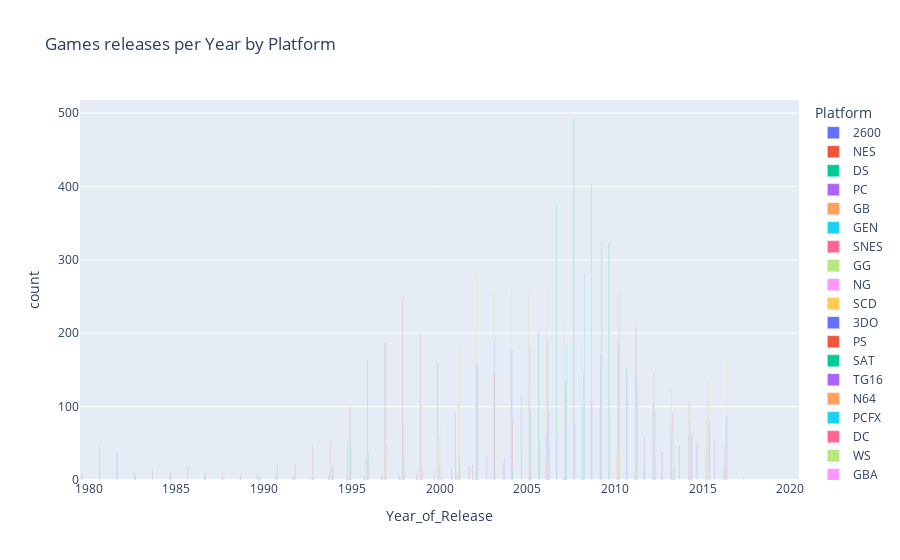

The cell this chart's notebook holds for it:
### Code cell
# Aggrego per Anno il numero di release per Piattaforma
agg_df = df.groupby(["Year_of_Release", "Platform"]).size().reset_index(name="count")

# Plot distribution
fig = px.bar(
    agg_df,
    x="Year_of_Release",
    y="count",
    color="Platform",
    barmode="group",
    title="Games releases per Year by Platform"
)

fig.show()

### Figure 1 — Plotly figure (JSON) as saved in the notebook; plotly's stock layout.template omitted (floating-point values rounded to 4 significant figures)
{"data": [{"alignmentgroup": "True", "hovertemplate": "Platform=2600<br>Year_of_Release=%{x}<br>count=%{y}<extra></extra>", "legendgroup": "2600", "marker": {"color": "#636efa", "pattern": {"shape": ""}}, "name": "2600", "offsetgroup": "2600", "orientation": "v", "showlegend": true, "textposition": "auto", "type": "bar", "x": [1980.0, 1981.0, 1982.0, 1983.0, 1984.0, 1985.0, 1986.0, 1987.0, 1988.0, 1989.0], "xaxis": "x", "y": [9, 46, 36, 11, 1, 1, 2, 6, 2, 2], "yaxis": "y"}, {"alignmentgroup": "True", "hovertemplate": "Platform=NES<br>Year_of_Release=%{x}<br>count=%{y}<extra></extra>", "legendgroup": "NES", "marker": {"color": "#EF553B", "pattern": {"shape": ""}}, "name": "NES", "offsetgroup": "NES", "orientation": "v", "showlegend": true, "textposition": "auto", "type": "bar", "x": [1983.0, 1984.0, 1985.0, 1986.0, 1987.0, 1988.0, 1989.0, 1990.0, 1991.0, 1992.0, 1993.0, 1994.0], "xaxis": "x", "y": [6, 13, 11, 19, 10, 11, 5, 8, 7, 3, 4, 1], "yaxis": "y"}, {"alignmentgroup": "True", "hovertemplate": "Platform=DS<br>Year_of_Release=%{x}<br>count=%{y}<extra></extra>", "legendgroup": "DS", "marker": {"color": "#00cc96", "pattern": {"shape": ""}}, "name": "DS", "offsetgroup": "DS", "orientation": "v", "showlegend": true, "textposition": "auto", "type": "bar", "x": [1985.0, 2004.0, 2005.0, 2006.0, 2007.0, 2008.0, 2009.0, 2010.0, 2011.0, 2012.0, 2013.0, 2020.0], "xaxis": "x", "y": [1, 23, 118, 201, 376, 492, 403, 323, 153, 23, 8, 1], "yaxis": "y"}, {"alignmentgroup": "True", "hovertemplate": "Platform=PC<br>Year_of_Release=%{x}<br>count=%{y}<extra></extra>", "legendgroup": "PC", "marker": {"color": "#ab63fa", "pattern": {"shape": ""}}, "name": "PC", "offsetgroup": "PC", "orientation": "v", "showlegend": true, "textposition": "auto", "type": "bar", "x": [1985.0, 1988.0, 1992.0, 1994.0, 1995.0, 1996.0, 1997.0, 1998.0, 1999.0, 2000.0, 2001.0, 2002.0, 2003.0, 2004.0, 2005.0, 2006.0, 2007.0, 2008.0, 2009.0, 2010.0, 2011.0, 2012.0, 2013.0, 2014.0, 2015.0, 2016.0], "xaxis": "x", "y": [1, 1, 5, 6, 2, 4, 6, 8, 7, 7, 15, 19, 33, 30, 37, 52, 62, 76, 107, 90, 139, 61, 38, 47, 50, 54], "yaxis": "y"}, {"alignmentgroup": "True", "hovertemplate": "Platform=GB<br>Year_of_Release=%{x}<br>count=%{y}<extra></extra>", "legendgroup": "GB", "marker": {"color": "#FFA15A", "pattern": {"shape": ""}}, "name": "GB", "offsetgroup": "GB", "orientation": "v", "showlegend": true, "textposition": "auto", "type": "bar", "x": [1988.0, 1989.0, 1990.0, 1991.0, 1992.0, 1994.0, 1995.0, 1996.0, 1997.0, 1998.0, 1999.0, 2000.0, 2001.0], "xaxis": "x", "y": [1, 10, 3, 9, 7, 3, 4, 6, 8, 8, 11, 17, 10], "yaxis": "y"}, {"alignmentgroup": "True", "hovertemplate": "Platform=GEN<br>Year_of_Release=%{x}<br>count=%{y}<extra></extra>", "legendgroup": "GEN", "marker": {"color": "#19d3f3", "pattern": {"shape": ""}}, "name": "GEN", "offsetgroup": "GEN", "orientation": "v", "showlegend": true, "textposition": "auto", "type": "bar", "x": [1990.0, 1991.0, 1992.0, 1993.0, 1994.0], "xaxis": "x", "y": [1, 1, 6, 9, 12], "yaxis": "y"}, {"alignmentgroup": "True", "hovertemplate": "Platform=SNES<br>Year_of_Release=%{x}<br>count=%{y}<extra></extra>", "legendgroup": "SNES", "marker": {"color": "#FF6692", "pattern": {"shape": ""}}, "name": "SNES", "offsetgroup": "SNES", "orientation": "v", "showlegend": true, "textposition": "auto", "type": "bar", "x": [1990.0, 1991.0, 1992.0, 1993.0, 1994.0, 1995.0, 1996.0, 1997.0, 1998.0, 1999.0], "xaxis": "x", "y": [4, 24, 21, 46, 53, 54, 30, 4, 2, 1], "yaxis": "y"}, {"alignmentgroup": "True", "hovertemplate": "Platform=GG<br>Year_of_Release=%{x}<br>count=%{y}<extra></extra>", "legendgroup": "GG", "marker": {"color": "#B6E880", "pattern": {"shape": ""}}, "name": "GG", "offsetgroup": "GG", "orientation": "v", "showlegend": true, "textposition": "auto", "type": "bar", "x": [1992.0], "xaxis": "x", "y": [1], "yaxis": "y"}, {"alignmentgroup": "True", "hovertemplate": "Platform=NG<br>Year_of_Release=%{x}<br>count=%{y}<extra></extra>", "legendgroup": "NG", "marker": {"color": "#FF97FF", "pattern": {"shape": ""}}, "name": "NG", "offsetgroup": "NG", "orientation": "v", "showlegend": true, "textposition": "auto", "type": "bar", "x": [1993.0, 1994.0, 1995.0, 1996.0], "xaxis": "x", "y": [2, 4, 4, 2], "yaxis": "y"}, {"alignmentgroup": "True", "hovertemplate": "Platform=SCD<br>Year_of_Release=%{x}<br>count=%{y}<extra></extra>", "legendgroup": "SCD", "marker": {"color": "#FECB52", "pattern": {"shape": ""}}, "name": "SCD", "offsetgroup": "SCD", "orientation": "v", "showlegend": true, "textposition": "auto", "type": "bar", "x": [1993.0, 1994.0], "xaxis": "x", "y": [1, 5], "yaxis": "y"}, {"alignmentgroup": "True", "hovertemplate": "Platform=3DO<br>Year_of_Release=%{x}<br>count=%{y}<extra></extra>", "legendgroup": "3DO", "marker": {"color": "#636efa", "pattern": {"shape": ""}}, "name": "3DO", "offsetgroup": "3DO", "orientation": "v", "showlegend": true, "textposition": "auto", "type": "bar", "x": [1994.0, 1995.0], "xaxis": "x", "y": [1, 2], "yaxis": "y"}, {"alignmentgroup": "True", "hovertemplate": "Platform=PS<br>Year_of_Release=%{x}<br>count=%{y}<extra></extra>", "legendgroup": "PS", "marker": {"color": "#EF553B", "pattern": {"shape": ""}}, "name": "PS", "offsetgroup": "PS", "orientation": "v", "showlegend": true, "textposition": "auto", "type": "bar", "x": [1994.0, 1995.0, 1996.0, 1997.0, 1998.0, 1999.0, 2000.0, 2001.0, 2002.0, 2003.0], "xaxis": "x", "y": [17, 99, 164, 188, 248, 200, 160, 91, 20, 3], "yaxis": "y"}, {"alignmentgroup": "True", "hovertemplate": "Platform=SAT<br>Year_of_Release=%{x}<br>count=%{y}<extra></extra>", "legendgroup": "SAT", "marker": {"color": "#00cc96", "pattern": {"shape": ""}}, "name": "SAT", "offsetgroup": "SAT", "orientation": "v", "showlegend": true, "textposition": "auto", "type": "bar", "x": [1994.0, 1995.0, 1996.0, 1997.0, 1998.0, 1999.0], "xaxis": "x", "y": [19, 52, 38, 34, 29, 1], "yaxis": "y"}, {"alignmentgroup": "True", "hovertemplate": "Platform=TG16<br>Year_of_Release=%{x}<br>count=%{y}<extra></extra>", "legendgroup": "TG16", "marker": {"color": "#ab63fa", "pattern": {"shape": ""}}, "name": "TG16", "offsetgroup": "TG16", "orientation": "v", "showlegend": true, "textposition": "auto", "type": "bar", "x": [1995.0], "xaxis": "x", "y": [2], "yaxis": "y"}, {"alignmentgroup": "True", "hovertemplate": "Platform=N64<br>Year_of_Release=%{x}<br>count=%{y}<extra></extra>", "legendgroup": "N64", "marker": {"color": "#FFA15A", "pattern": {"shape": ""}}, "name": "N64", "offsetgroup": "N64", "orientation": "v", "showlegend": true, "textposition": "auto", "type": "bar", "x": [1996.0, 1997.0, 1998.0, 1999.0, 2000.0, 2001.0, 2002.0], "xaxis": "x", "y": [18, 49, 77, 102, 60, 9, 1], "yaxis": "y"}, {"alignmentgroup": "True", "hovertemplate": "Platform=PCFX<br>Year_of_Release=%{x}<br>count=%{y}<extra></extra>", "legendgroup": "PCFX", "marker": {"color": "#19d3f3", "pattern": {"shape": ""}}, "name": "PCFX", "offsetgroup": "PCFX", "orientation": "v", "showlegend": true, "textposition": "auto", "type": "bar", "x": [1996.0], "xaxis": "x", "y": [1], "yaxis": "y"}, {"alignmentgroup": "True", "hovertemplate": "Platform=DC<br>Year_of_Release=%{x}<br>count=%{y}<extra></extra>", "legendgroup": "DC", "marker": {"color": "#FF6692", "pattern": {"shape": ""}}, "name": "DC", "offsetgroup": "DC", "orientation": "v", "showlegend": true, "textposition": "auto", "type": "bar", "x": [1998.0, 1999.0, 2000.0, 2001.0, 2002.0, 2007.0, 2008.0], "xaxis": "x", "y": [7, 14, 20, 8, 1, 1, 1], "yaxis": "y"}, {"alignmentgroup": "True", "hovertemplate": "Platform=WS<br>Year_of_Release=%{x}<br>count=%{y}<extra></extra>", "legendgroup": "WS", "marker": {"color": "#B6E880", "pattern": {"shape": ""}}, "name": "WS", "offsetgroup": "WS", "orientation": "v", "showlegend": true, "textposition": "auto", "type": "bar", "x": [1999.0, 2000.0, 2001.0], "xaxis": "x", "y": [2, 2, 2], "yaxis": "y"}, {"alignmentgroup": "True", "hovertemplate": "Platform=GBA<br>Year_of_Release=%{x}<br>count=%{y}<extra></extra>", "legendgroup": "GBA", "marker": {"color": "#FF97FF", "pattern": {"shape": ""}}, "name": "GBA", "offsetgroup": "GBA", "orientation": "v", "showlegend": true, "textposition": "auto", "type": "bar", "x": [2000.0, 2001.0, 2002.0, 2003.0, 2004.0, 2005.0, 2006.0, 2007.0], "xaxis": "x", "y": [1, 107, 198, 150, 175, 135, 39, 6], "yaxis": "y"}, {"alignmentgroup": "True", "hovertemplate": "Platform=PS2<br>Year_of_Release=%{x}<br>count=%{y}<extra></extra>", "legendgroup": "PS2", "marker": {"color": "#FECB52", "pattern": {"shape": ""}}, "name": "PS2", "offsetgroup": "PS2", "orientation": "v", "showlegend": true, "textposition": "auto", "type": "bar", "x": [2000.0, 2001.0, 2002.0, 2003.0, 2004.0, 2005.0, 2006.0, 2007.0, 2008.0, 2009.0, 2010.0, 2011.0], "xaxis": "x", "y": [82, 185, 280, 256, 259, 260, 259, 214, 191, 96, 38, 7], "yaxis": "y"}, {"alignmentgroup": "True", "hovertemplate": "Platform=XB<br>Year_of_Release=%{x}<br>count=%{y}<extra></extra>", "legendgroup": "XB", "marker": {"color": "#636efa", "pattern": {"shape": ""}}, "name": "XB", "offsetgroup": "XB", "orientation": "v", "showlegend": true, "textposition": "auto", "type": "bar", "x": [2000.0, 2001.0, 2002.0, 2003.0, 2004.0, 2005.0, 2006.0, 2007.0, 2008.0], "xaxis": "x", "y": [1, 33, 158, 189, 177, 179, 62, 3, 1], "yaxis": "y"}, {"alignmentgroup": "True", "hovertemplate": "Platform=GC<br>Year_of_Release=%{x}<br>count=%{y}<extra></extra>", "legendgroup": "GC", "marker": {"color": "#EF553B", "pattern": {"shape": ""}}, "name": "GC", "offsetgroup": "GC", "orientation": "v", "showlegend": true, "textposition": "auto", "type": "bar", "x": [2001.0, 2002.0, 2003.0, 2004.0, 2005.0, 2006.0, 2007.0], "xaxis": "x", "y": [22, 152, 144, 83, 97, 40, 4], "yaxis": "y"}, {"alignmentgroup": "True", "hovertemplate": "Platform=PSP<br>Year_of_Release=%{x}<br>count=%{y}<extra></extra>", "legendgroup": "PSP", "marker": {"color": "#00cc96", "pattern": {"shape": ""}}, "name": "PSP", "offsetgroup": "PSP", "orientation": "v", "showlegend": true, "textposition": "auto", "type": "bar", "x": [2004.0, 2005.0, 2006.0, 2007.0, 2008.0, 2009.0, 2010.0, 2011.0, 2012.0, 2013.0, 2014.0, 2015.0], "xaxis": "x", "y": [15, 95, 189, 133, 100, 161, 188, 139, 106, 54, 10, 3], "yaxis": "y"}, {"alignmentgroup": "True", "hovertemplate": "Platform=X360<br>Year_of_Release=%{x}<br>count=%{y}<extra></extra>", "legendgroup": "X360", "marker": {"color": "#ab63fa", "pattern": {"shape": ""}}, "name": "X360", "offsetgroup": "X360", "orientation": "v", "showlegend": true, "textposition": "auto", "type": "bar", "x": [2005.0, 2006.0, 2007.0, 2008.0, 2009.0, 2010.0, 2011.0, 2012.0, 2013.0, 2014.0, 2015.0, 2016.0], "xaxis": "x", "y": [18, 93, 123, 146, 172, 182, 206, 106, 75, 63, 35, 13], "yaxis": "y"}, {"alignmentgroup": "True", "hovertemplate": "Platform=PS3<br>Year_of_Release=%{x}<br>count=%{y}<extra></extra>", "legendgroup": "PS3", "marker": {"color": "#FFA15A", "pattern": {"shape": ""}}, "name": "PS3", "offsetgroup": "PS3", "orientation": "v", "showlegend": true, "textposition": "auto", "type": "bar", "x": [2006.0, 2007.0, 2008.0, 2009.0, 2010.0, 2011.0, 2012.0, 2013.0, 2014.0, 2015.0, 2016.0], "xaxis": "x", "y": [27, 90, 138, 162, 181, 215, 148, 126, 108, 73, 38], "yaxis": "y"}, {"alignmentgroup": "True", "hovertemplate": "Platform=Wii<br>Year_of_Release=%{x}<br>count=%{y}<extra></extra>", "legendgroup": "Wii", "marker": {"color": "#19d3f3", "pattern": {"shape": ""}}, "name": "Wii", "offsetgroup": "Wii", "orientation": "v", "showlegend": true, "textposition": "auto", "type": "bar", "x": [2006.0, 2007.0, 2008.0, 2009.0, 2010.0, 2011.0, 2012.0, 2013.0, 2014.0, 2015.0, 2016.0], "xaxis": "x", "y": [44, 185, 282, 325, 253, 143, 31, 12, 6, 4, 1], "yaxis": "y"}, {"alignmentgroup": "True", "hovertemplate": "Platform=3DS<br>Year_of_Release=%{x}<br>count=%{y}<extra></extra>", "legendgroup": "3DS", "marker": {"color": "#FF6692", "pattern": {"shape": ""}}, "name": "3DS", "offsetgroup": "3DS", "orientation": "v", "showlegend": true, "textposition": "auto", "type": "bar", "x": [2011.0, 2012.0, 2013.0, 2014.0, 2015.0, 2016.0], "xaxis": "x", "y": [116, 93, 91, 80, 86, 46], "yaxis": "y"}, {"alignmentgroup": "True", "hovertemplate": "Platform=PSV<br>Year_of_Release=%{x}<br>count=%{y}<extra></extra>", "legendgroup": "PSV", "marker": {"color": "#B6E880", "pattern": {"shape": ""}}, "name": "PSV", "offsetgroup": "PSV", "orientation": "v", "showlegend": true, "textposition": "auto", "type": "bar", "x": [2011.0, 2012.0, 2013.0, 2014.0, 2015.0, 2016.0, 2017.0], "xaxis": "x", "y": [18, 53, 63, 100, 110, 85, 2], "yaxis": "y"}, {"alignmentgroup": "True", "hovertemplate": "Platform=WiiU<br>Year_of_Release=%{x}<br>count=%{y}<extra></extra>", "legendgroup": "WiiU", "marker": {"color": "#FF97FF", "pattern": {"shape": ""}}, "name": "WiiU", "offsetgroup": "WiiU", "orientation": "v", "showlegend": true, "textposition": "auto", "type": "bar", "x": [2012.0, 2013.0, 2014.0, 2015.0, 2016.0], "xaxis": "x", "y": [32, 42, 31, 28, 14], "yaxis": "y"}, {"alignmentgroup": "True", "hovertemplate": "Platform=PS4<br>Year_of_Release=%{x}<br>count=%{y}<extra></extra>", "legendgroup": "PS4", "marker": {"color": "#FECB52", "pattern": {"shape": ""}}, "name": "PS4", "offsetgroup": "PS4", "orientation": "v", "showlegend": true, "textposition": "auto", "type": "bar", "x": [2013.0, 2014.0, 2015.0, 2016.0, 2017.0], "xaxis": "x", "y": [16, 75, 137, 164, 1], "yaxis": "y"}, {"alignmentgroup": "True", "hovertemplate": "Platform=XOne<br>Year_of_Release=%{x}<br>count=%{y}<extra></extra>", "legendgroup": "XOne", "marker": {"color": "#636efa", "pattern": {"shape": ""}}, "name": "XOne", "offsetgroup": "XOne", "orientation": "v", "showlegend": true, "textposition": "auto", "type": "bar", "x": [2013.0, 2014.0, 2015.0, 2016.0], "xaxis": "x", "y": [19, 61, 80, 87], "yaxis": "y"}], "layout": {"barmode": "group", "legend": {"title": {"text": "Platform"}, "tracegroupgap": 0}, "title": {"text": "Games releases per Year by Platform"}, "xaxis": {"anchor": "y", "domain": [0, 1], "title": {"text": "Year_of_Release"}}, "yaxis": {"anchor": "x", "domain": [0, 1], "title": {"text": "count"}}}}
